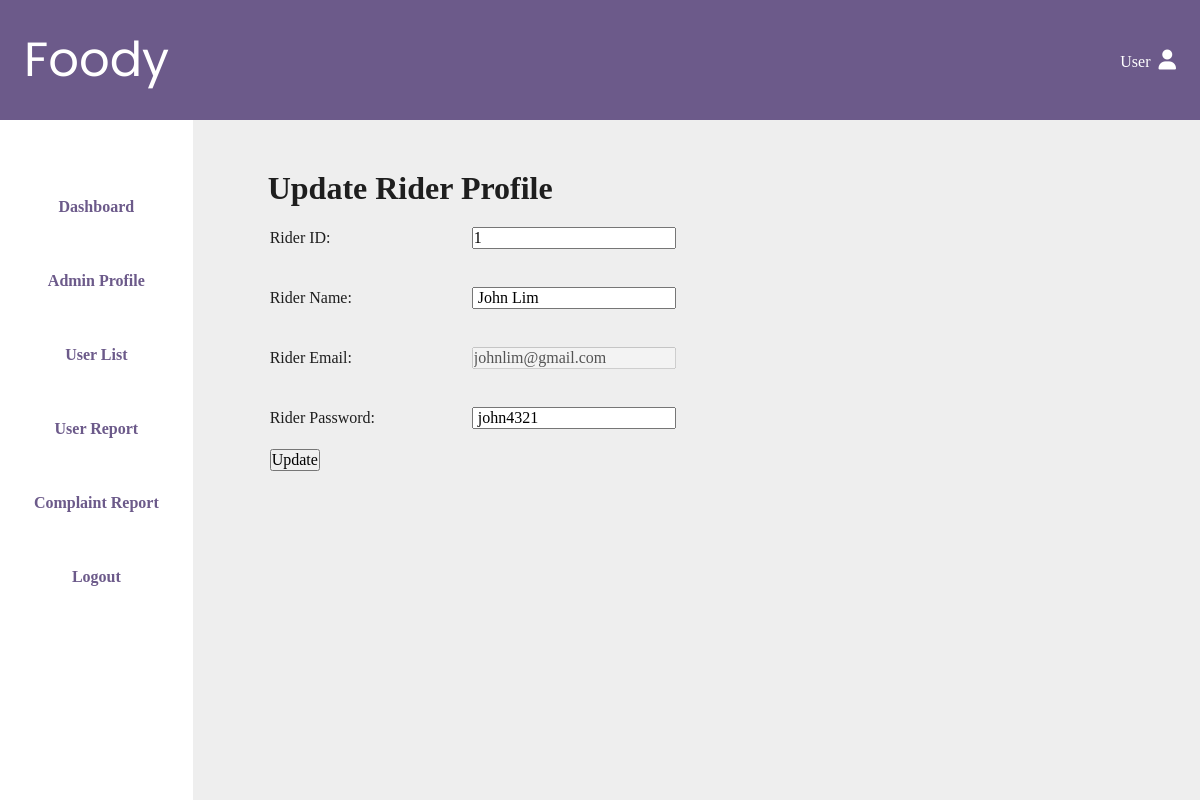
Screenshot of /admin/UpdateRiderProfile.php?viewid=1 (signed in) with the database file from the repository.
### tables this page shows
CREATE TABLE `rider` (
  `rider_ID` int(10) NOT NULL,
  `rider_name` varchar(30) DEFAULT NULL,
  `rider_email` varchar(30) DEFAULT NULL,
  `rider_phoneNum` varchar(11) DEFAULT NULL,
  `rider_password` varchar(20) DEFAULT NULL,
  `rider_address` varchar(30) DEFAULT NULL
);

### admin/UpdateRiderProfile.php (the view, shortened to what this page needs)
<?php
    include_once 'dbconnection.php';
?>
<!DOCTYPE html>
<html lang="en">
<head>
    <link rel="stylesheet" href="style/main.css">
</head>
<body>
  <div id="title-bar">
        <a id="foody-link" class="icon-link" href="#index.html">Foody</a>
        <div>
          <a class="icon-link" href="#">
            User
            <i class="fa-solid fa-user"></i>
          </a>
        </div>
    </div>
    <div id="content-wrapper">
        <nav id="nav-bar">
        <ul>
            <li><a class="nav-link" href="AdminHomepage.php">Dashboard</a></li>
            <li><a class="nav-link" href="AdminProfile.php">Admin Profile</a></li>
            <li><a class="nav-link" href="UserList.php">User List</a></li>
            <li><a class="nav-link" href="UserReport.php">User Report</a></li>
            <li><a class="nav-link" href="ComplaintReport.php">Complaint Report</a></li>
            <li><a class="nav-link" href="login.php">Logout</a></li>
        </ul>
        </nav>
        <div id="main-content">
                <h1>Update Rider Profile</h1>
                <?php
                if(isset($_GET['viewid'])){
                    $id = $_GET['viewid'];
                    $query = "SELECT * FROM rider WHERE rider_ID = '$id'";
                    $result = mysqli_query($con, $query);
                    if(mysqli_num_rows($result) > 0){
                        while($row = mysqli_fetch_assoc($result)){
                ?>
                <table>
                <form action="" method="post">
                <tr>
                    <td width="200">
                    <div class= "userProfile">
                        <div class = "inputBox">
                            <span class = "details" >Rider ID: </span>
                            </td>
                        <td>
                            <br>
                            <input type = "text" id = "rider_ID" name="riderID" value ="<?php echo $row['rider_ID'] ?>" ><br><br>
                        </div>
                   <tr>
                        <td>
                        <div class = "inputBox">
                            <span class = "details" >Rider Name: </span>
                            </td>
                        <td>
                            <br>
                            <input type = "text" id = "rider_name" name="riderName" value =" <?php echo $row['rider_name'] ?>" ><br><br>
                            </div>
                            <tr>
                                <td>
                        <div class="inputBox">
                            <span class= "details">Rider Email:</span>
                            </td>
                        <td>
                            <br>
                            <input type = "email" id="rider_email" name= "riderEmail" value=" <?php echo $row['rider_email'] ?>" disabled required><br><br>
                        </td>
                            </tr>
                            <tr>
                                <td>
                        <div class = "inputBox">
                            <span class = "details" >Rider Password: </span>
                            </td>
                        <td>
                            <br>
                            <input type = "text" id = "rider_password" name="riderPassword" value =" <?php echo $row['rider_password'] ?>" ><br><br>
                            </td>
                        </tr>
                    <?php
                        }
                    }
                }
                ?>
                <tr>
            <td>
                <button type ="submit" name="update" value="update" class= "button">Update</button>
                </td>
                </tr>
</body>
</html>

### admin/style/main.css (style rules this page uses)
:root { --primary-bg: #6C5A8A; --light-grey-bg: #EEE; --primary-txt: #1E1E1E; --seperator: #A9A9A9; --button-hover: #493b5e; --shadow: 0 4px 4px 0 rgba(0, 0, 0, 0.25); }
* { margin: 0; padding: 0; box-sizing: border-box; }
body { min-height: 100vh; width: 100vw; color: var(--primary-txt); }
#title-bar { display: flex; align-items: center; justify-content: space-between; color: white; background-color: var(--primary-bg); height: 120px; width: 100%; padding: 32px 24px; }
#foody-link { font: 3rem 'Poppins', sans-serif; }
.icon-link { color: white; text-decoration: none; }
.icon-link { color: white }
.fa-user { font-size: 20px; margin-left: 4px; }
#content-wrapper { display: flex; flex-direction: row; background-color: var(--primary-bg); height: calc(100vh - 120px); }
#nav-bar { display: flex; flex-direction: column; justify-content: space-between; background-color: white; height: 100%; width: 236px; padding-top: 50px; }
.nav-link { display: inline-block; width: 100%; padding-top: 28px; padding-bottom: 28px; color: var(--primary-bg); font: bold 1rem 'PT-serif', serif; text-decoration: none; text-align: center; }
#main-content { background-color: var(--light-grey-bg); width: 100%; padding: 50px 75px; overflow-y: scroll; }
input, textarea, select, option, button { font: inherit; }

### rows the page displays
rider: riderID "1", riderName "John Lim", riderEmail "johnlim@gmail.com", riderPassword "john4321"
